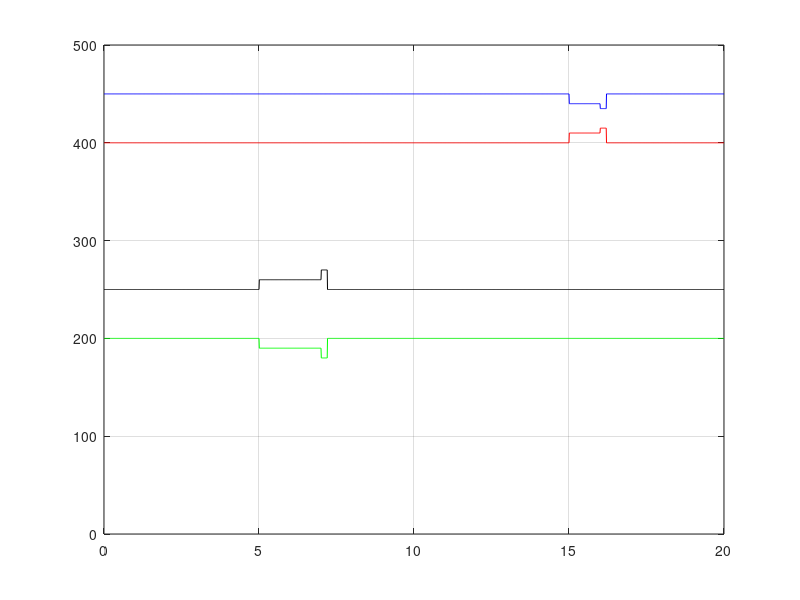

This chart was generated by the following MATLAB code:
x=0:0.01:20;
yu=(200).*(x>=0&x<=5)+(190).*(x>5&x<=7)+(180).*(x>7&x<=7.2)+(200).*(x>7.2&x<=20);
yd=(250).*(x>=0&x<=5)+(260).*(x>5&x<=7)+(270).*(x>7&x<=7.2)+(250).*(x>7.2&x<=20);
yl=(400).*(x>=0&x<=15)+(410).*(x>15&x<=16)+(415).*(x>16&x<=16.2)+(400).*(x>16.2&x<=20);
yr=(450).*(x>=0&x<=15)+(440).*(x>15&x<=16)+(435).*(x>16&x<=16.2)+(450).*(x>16.2&x<=20);

plot(x,yu,'green',x,yd,'black',x,yl,'red',x,yr,'blue');


grid on
set(gca,'XLim',[0 20]);
set(gca,'YLim',[0 500]);